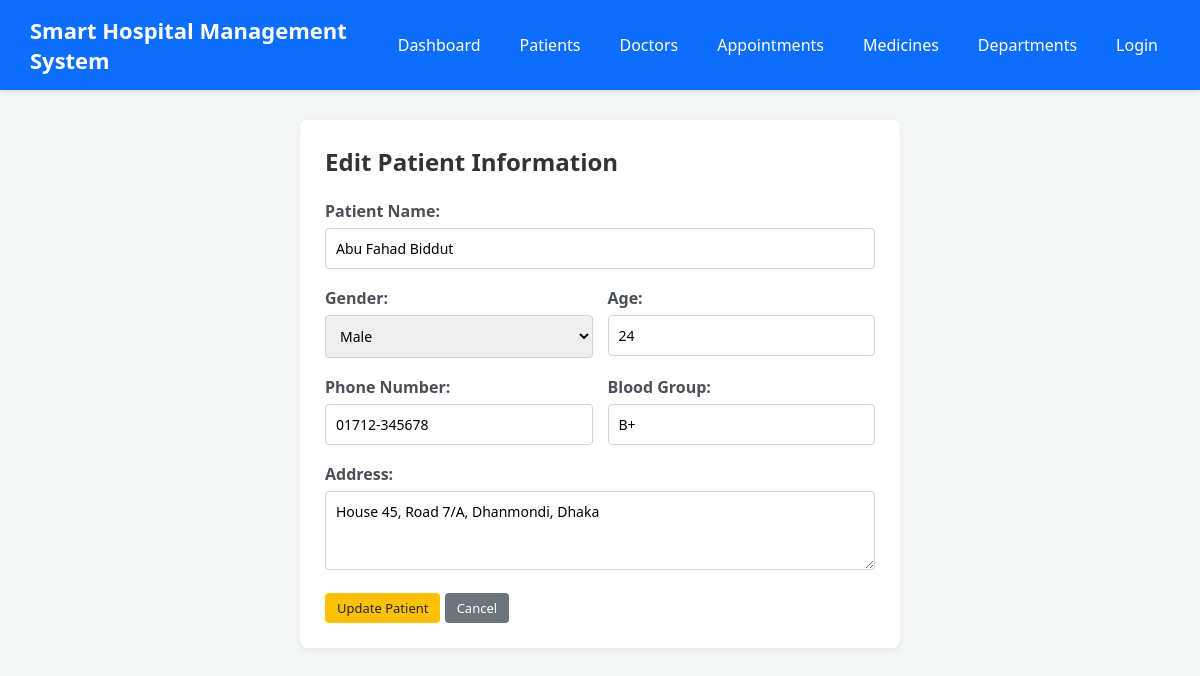
Screenshot of /patient/edit.php?id=1 with the database file from the repository.
### tables this page shows
CREATE TABLE `patients` (
  `id` INT AUTO_INCREMENT PRIMARY KEY,
  `name` VARCHAR(100) NOT NULL,
  `gender` ENUM('Male', 'Female', 'Other') NOT NULL,
  `age` INT NOT NULL,
  `phone` VARCHAR(20) NOT NULL,
  `address` TEXT NOT NULL,
  `blood_group` VARCHAR(10) NOT NULL,
  `created_at` TIMESTAMP DEFAULT CURRENT_TIMESTAMP
);

### patient/edit.php (the view, shortened to what this page needs)
<?php
include "../connection.php";
$id = $_GET['id'];
$sql = "SELECT * FROM patients WHERE id=$id";
$result = mysqli_query($conn, $sql);
$row = mysqli_fetch_assoc($result);
?>
<!DOCTYPE html>
<html>
<head>
    <link rel="stylesheet" href="../style.css">
</head>
<body>
<?php include "../nav.php"; ?>
<div class="container">
    <div class="card" style="max-width: 600px; margin: 20px auto;">
        <h2>Edit Patient Information</h2>
        <br>
        <form action="update.php" method="POST">
            <div class="form-group">
                <label>Patient Name:</label>
                <input type="text" name="name" class="form-control" value="<?php echo $row['name']; ?>" required>
            </div>
            <div class="form-row">
                <div class="form-group">
                    <label>Gender:</label>
                    <select name="gender" class="form-control" required>
                        <option value="Male" <?php if($row['gender'] == 'Male') echo 'selected'; ?>>Male</option>
                    </select>
                </div>
                <div class="form-group">
                    <label>Age:</label>
                    <input type="number" name="age" class="form-control" value="<?php echo $row['age']; ?>" required>
                </div>
            </div>
            <div class="form-row">
                <div class="form-group">
                    <label>Phone Number:</label>
                    <input type="text" name="phone" class="form-control" value="<?php echo $row['phone']; ?>" required>
                </div>
                <div class="form-group">
                    <label>Blood Group:</label>
                    <input type="text" name="blood_group" class="form-control" value="<?php echo $row['blood_group']; ?>" required>
                </div>
            </div>
            <div class="form-group">
                <label>Address:</label>
                <textarea name="address" class="form-control" rows="3" required><?php echo $row['address']; ?></textarea>
            </div>
            <button type="submit" class="btn btn-warning">Update Patient</button>
            <a href="index.php" class="btn btn-secondary">Cancel</a>
        </form>
    </div>
</div>
</body>
</html>

### style.css (style rules this page uses)
* { margin: 0; padding: 0; box-sizing: border-box; font-family: 'Segoe UI', Tahoma, Geneva, Verdana, sans-serif; }
body { background-color: #f4f7f6; color: #333; padding-bottom: 40px; }
.container { max-width: 1150px; margin: 30px auto; padding: 0 20px; }
.card { background-color: white; border-radius: 8px; padding: 25px; box-shadow: 0 2px 8px rgba(0,0,0,0.06); margin-bottom: 25px; }
.btn { display: inline-block; padding: 6px 12px; border-radius: 4px; text-decoration: none; font-weight: 500; font-size: 13px; cursor: pointer; border: none; white-space: nowrap; }
.btn-warning { background-color: #ffc107; color: #212529; }
.btn-secondary { background-color: #6c757d; color: white; }
.form-group { margin-bottom: 18px; }
.form-group label { display: block; margin-bottom: 6px; font-weight: 600; color: #495057; }
.form-control { width: 100%; padding: 10px; border: 1px solid #ced4da; border-radius: 4px; font-size: 14px; }
.form-row { display: flex; gap: 15px; }
.form-row .form-group { flex: 1; }

### rows the page displays
patients: name "Abu Fahad Biddut", gender "Male", age "24", phone "01712-345678", blood_group "B+", address "House 45, Road 7/A, Dhanmondi, Dhaka"
